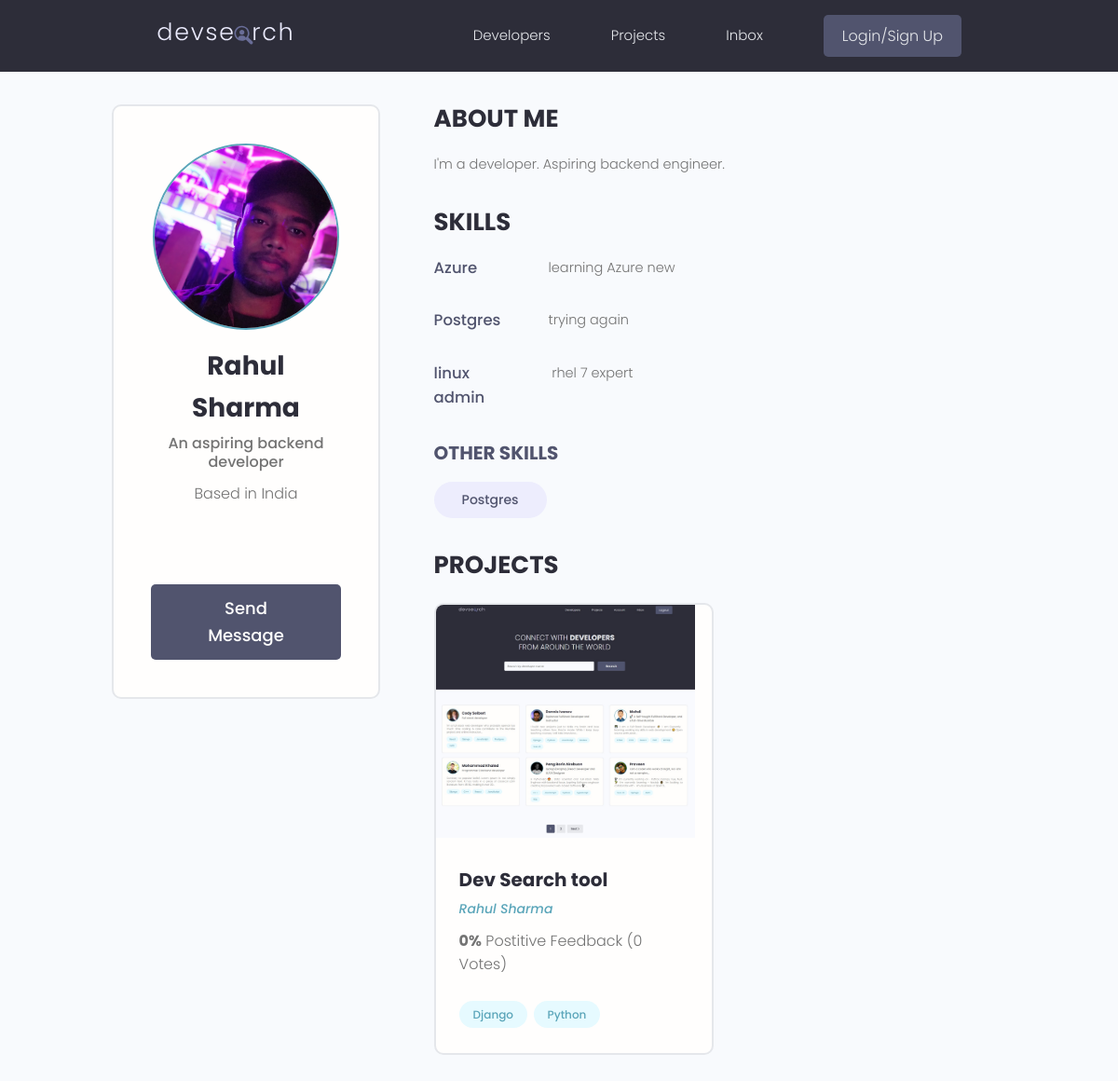
The app's page /profile/b983de94f2cf4a2c8df5d9bbdd427f33 with its own data.
### users/models.py (models this page shows, shortened)
class Profile(models.Model):
    user = models.OneToOneField(
        User, on_delete=models.CASCADE, null=True, blank=True)
    name = models.CharField(max_length=200, blank=True, null=True)
    email = models.EmailField(max_length=500, blank=True, null=True)
    username = models.CharField(max_length=200, blank=True, null=True)
    location = models.CharField(max_length=200, blank=True, null=True)
    short_intro = models.CharField(max_length=200, blank=True, null=True)
    bio = models.TextField(blank=True, null=True)
    profile_image = models.ImageField(
        null=True, blank=True, upload_to='profiles/', default="profiles/user-default.png")
    social_github = models.CharField(max_length=200, blank=True, null=True)
    social_twitter = models.CharField(max_length=200, blank=True, null=True)
    social_linkedin = models.CharField(max_length=200, blank=True, null=True)
    social_youtube = models.CharField(max_length=200, blank=True, null=True)
    social_website = models.CharField(max_length=200, blank=True, null=True)
    created = models.DateTimeField(auto_now_add=True)
    id = models.UUIDField(default=uuid.uuid4, unique=True,
                          primary_key=True, editable=False)

class Skill(models.Model):
    owner = models.ForeignKey(
        Profile, on_delete=models.CASCADE, null=True, blank=True)
    name = models.CharField(max_length=200, blank=True, null=True)
    description = models.TextField(null=True, blank=True)
    created = models.DateTimeField(auto_now_add=True)
    id = models.UUIDField(default=uuid.uuid4, unique=True,
                          primary_key=True, editable=False)

### projects/models.py (models this page shows, shortened)
class Project(models.Model):
    owner = models.ForeignKey(
        Profile, null=True, blank=True, on_delete=models.CASCADE)
    title = models.CharField(max_length = 200)
    description = models.TextField(null = True, blank = True)
    featured_image = models.ImageField(null = True, blank = True, default = 'default.jpg')
    demo_link = models.CharField(max_length = 2000, null = True, blank = True)
    source_link = models.CharField(max_length = 2000, null = True, blank = True)
    tags = models.ManyToManyField('Tag', blank = True)
    vote_total = models.IntegerField(default = 0, null = True, blank = True)
    vote_ratio = models.IntegerField(default = 0, null = True, blank = True)
    created = models.DateTimeField(auto_now_add = True)
    id = models.UUIDField(default = uuid.uuid4, unique = True, primary_key = True, editable = False)

class Tag(models.Model):
    name = models.CharField(max_length = 200)
    created = models.DateTimeField(auto_now_add = True)
    id = models.UUIDField(default = uuid.uuid4, unique = True, primary_key = True, editable = False)
    def __str__(self):
        return self.name

### users/views.py (the view)
# urls.py: path('profile/<str:pk>', views.userProfiles, name="user-profile"),
def userProfiles(request, pk):
    profile = Profile.objects.get(id=pk)
    topSkills = profile.skill_set.exclude(description__exact="")
    otherSkills = profile.skill_set.filter(description="")
    context = {'profile': profile, 'topSkills': topSkills,
               "otherSkills": otherSkills}
    return render(request, 'users/user-profile.html', context)

### users/templates/users/user-profile.html (shortened to what this page needs)
{% extends 'main.html' %}
{% block content %}
<main class="profile my-md">
    <div class="container">
      <div class="layout">
        <div class="column column--1of3">
          <div class="card text-center">
            <div class="card__body dev">
              <img class="avatar avatar--xl" src="{{profile.profile_image.url}}" />
              <h2 class="dev__name">{{profile.name}}</h2>
              <p class="dev__title">{{profile.short_intro}}</p>
              <p class="dev__location">Based in {{profile.location}}</p>
              <ul class="dev__social">
              </ul>
              <a href="#" class="btn btn--sub btn--lg">Send Message </a>
            </div>
          </div>
        </div>
        <div class="column column--2of3">
          <div class="devInfo">
            <h3 class="devInfo__title">About Me</h3>
            <p class="devInfo__about">{{profile.bio}}</p>
          </div>
          <div class="devInfo">
            <h3 class="devInfo__title">Skills</h3>
            <div class="devInfo__skills">
              {% for skill in topSkills %}
              <div class="devSkill">
                <h4 class="devSkill__title">{{skill.name}}</h4>
                <p class="devSkill__info">{{skill.description}}</p>
              </div>
              {% endfor %}
              <h3 class="devInfo__subtitle">Other Skills</h3>
              <div class="devInfo__otherSkills">
                {% for skill in otherSkills %}
                <span class="tag tag--pill tag--sub tag--lg">
                  <small>{{skill.name}}</small>
                </span>
                {% endfor %}
              </div>
            </div>
          </div>
          <div class="devInfo">
            <h3 class="devInfo__title">Projects</h3>
            <div class="grid grid--two">
              {% for project in profile.project_set.all %}
              <div class="column">
                <div class="card project">
                  <a href="{% url 'project' project.id %}" class="project">
                    <img class="project__thumbnail" src="{{project.featured_image.url}}" alt="project thumbnail" />
                    <div class="card__body">
                      <h3 class="project__title">{{project.title}}</h3>
                      <p><a class="project__author" href="{% url 'user-profile' project.owner.id %}">{{project.owner.name}}</a></p>
                      <p class="project--rating">
                        <span style="font-weight: bold;">{{project.vote_ratio}}%</span> Postitive
                        Feedback ({{project.vote_total}} Vote{{project.vote_total|pluralize:"s"}})
                      </p>
                      <div class="project__tags">
                        {% for tag in project.tags.all %}
                        <span class="tag tag--pill tag--main">
                          <small>{{tag}}</small>
                        </span>
                        {% endfor %}
                      </div>
                    </div>
                  </a>
                </div>
              </div>
              {% endfor %}
            </div>
          </div>
        </div>
      </div>
    </div>
  </main>
{% endblock %}

### static/styles/app.css (style rules this page uses)
:root { --color-sub: #2d2d39; }
.btn--sub { background-color: var(--color-sub-light); }
.card { border: 2px solid var(--color-light); }
img { width: 100%; }
.profile .card > .dev { padding: 4rem; }
.dev__name { color: var(--color-sub); font-size: 2.8rem; font-weight: 700; margin-top: 1rem; margin-bottom: 0.5rem; }
.dev__title { font-size: 1.6rem; font-weight: 500; line-height: 1.3; }
.dev__location { margin-top: 1rem; }
.dev__social { margin: 3rem 0; list-style: none; display: flex; justify-content: center; gap: 1.5rem; }
.devInfo { margin-bottom: 3rem; }
.devInfo__title, .devInfo__subtitle { font-size: 2.6rem; color: var(--color-sub); text-transform: uppercase; font-weight: 700; margin-bottom: 1.5rem; }
.devInfo__subtitle { font-size: 2rem; color: var(--color-sub-light); }
.devInfo__about, .devSkill__info { font-size: 1.45rem; line-height: 1.7; text-align: justify; }
.devSkill { margin-bottom: 3rem; }
.devSkill__title { font-size: 1.65rem; font-weight: 500; color: var(--color-sub-light); }
@media screen and (min-width: 700px) { .devSkill { display: flex; justify-content: space-between; gap: 3rem; } }
@media screen and (min-width: 700px) { .devSkill__info { flex-basis: 80%; } }
.project__author { font-size: 1.4rem; font-style: italic; }
.project--rating { margin-bottom: 1.6em; margin-top: .5em; }
.project__thumbnail { height: 25rem; object-fit: cover; object-position: top center; }
.project__title { font-size: 2rem; font-weight: 700; color: var(--color-sub); }

### static/uikit/styles/modules/_variables.css (style rules this page uses)
:root { --color-main: #5aa5b9; --color-main-light: #e6faff; --color-sub: #3f4156; --color-sub-light: #51546e; --color-sub-lighter: #ededfd; --color-text: #737373; --color-gray: #8b8b8b; --color-light: #e5e7eb; --color-light-gray: #767676; --color-bg: #f8fafd; --color-white: #fffefd; --color-white-light: #f3f3f3; --color-success: #359e64; --color-success-bg: #def8e8; --color-error: #fc4b0b; --color-error-bg: #fff2ee; --font-base: 'Poppins', arial, helvetica, 'Segoe UI', roboto, ubuntu, sans-serif; --font-monospace: 'Fira Code', 'Courier New', courier, monospace; --font-regular: 300; --font-medium: 500; --font-bold: 700; --generic-shadow: 1px 1px 5px #00000010; --generic-transition: all 0.3s ease-in-out; }

### static/uikit/styles/modules/_base.css (style rules this page uses)
* { margin: 0; padding: 0; box-sizing: border-box; text-rendering: optimizeLegibility; color: inherit; font-size: inherit; }
html { font-size: 50%; }
@media only screen and (min-width: 480px) { html { font-size: 56.25%; } }
@media only screen and (min-width: 1200px) { html { font-size: 62.5%; } }
body { line-height: 1.6; font-weight: 400; font-size: 1.5rem; color: var(--color-text); background-color: var(--color-bg); min-height: 100vh; }

### static/uikit/styles/modules/_typography.css (style rules this page uses)
* { font-family: var(--font-base); }
h2 { font-size: 3.6rem; font-weight: var(--font-bold); }
h3 { font-size: 3.2rem; font-weight: var(--font-medium); }
h4 { font-size: 2.8rem; font-weight: var(--font-medium); }
p, span, strong { font-size: 1.6rem; color: var(--color-text); font-weight: var(--font-regular); }
a { padding-bottom: 2px; text-decoration: none; display: inline-block; color: var(--color-main); font-weight: var(--font-medium); }

### static/uikit/styles/modules/_utilities.css (style rules this page uses)
.container { width: 92%; max-width: 165rem; margin: 0 auto; box-sizing: border-box; }
@media screen and (min-width: 1000px) { .container { width: 90%; } }
@media screen and (min-width: 1200px) { .container { width: 80%; } }
.text-center { text-align: center; }
.my-md { margin: 3rem auto; }

### static/uikit/styles/modules/_avatar.css (style rules this page uses)
.avatar { border-radius: 50%; border: 2px solid var(--color-main); object-fit: cover; }
.avatar--xl { height: 20rem; width: 20rem; }

### static/uikit/styles/modules/_button.css (style rules this page uses)
.btn { display: inline-block; position: relative; cursor: pointer; background-color: var(--color-light); font-weight: var(--font-medium); color: var(--color-sub); text-decoration: none; padding: 1rem 2rem; border-radius: 0.5rem; border: none; width: -webkit-fit-content; width: -moz-fit-content; width: fit-content; height: -webkit-fit-content; height: -moz-fit-content; height: fit-content; font-size: 1.6rem; outline-width: 0; outline-color: transparent; -webkit-backface-visibility: hidden; backface-visibility: hidden; transition: all 0.3s ease-in-out; }
.btn--sub { background-color: var(--color-sub); color: var(--color-white); }
.btn--lg { font-size: 1.8rem; padding: 1.2rem 4.5rem; }

### static/uikit/styles/modules/_card.css (style rules this page uses)
.card { border-radius: 1rem; background-color: var(--color-white); border: 1.5px solid var(--color-light); width: auto; height: auto; margin-top: 0.5rem; margin-bottom: 0.5rem; overflow: hidden; }
.card__body, .card__header { padding: 2rem 2.5rem; }

### records on screen
Profile: profile_image (picture), name "Rahul Sharma", short_intro "An aspiring backend developer", location "India", bio "I'm a developer. Aspiring backend engineer."
Skill: name "Azure", description "learning Azure new"
Skill: name "Postgres", description "trying again"
Skill: name "linux admin", description "rhel 7 expert"
Skill: name "Postgres"
Project: featured_image (picture), title "Dev Search tool", owner.name "Rahul Sharma", vote_ratio "0", vote_total "0"
Tag: name "Django"
Tag: name "Python"
